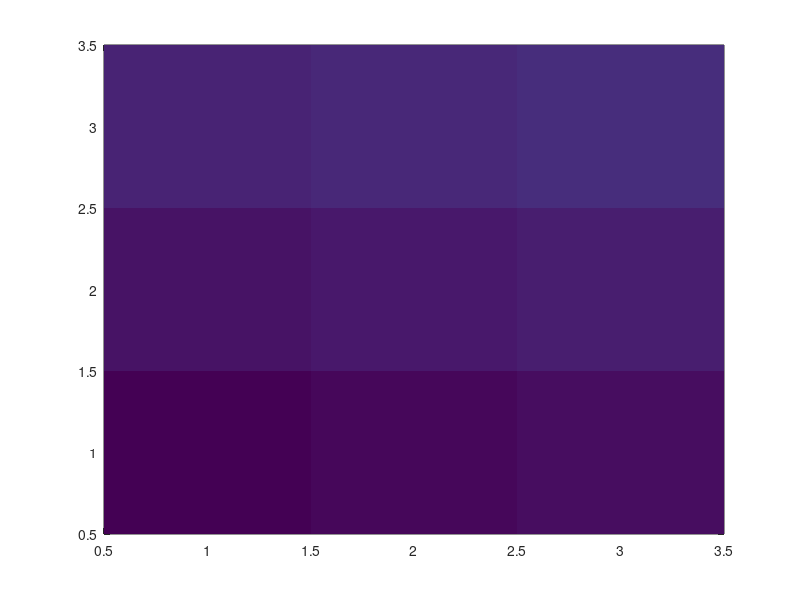

Reproduce this figure in MATLAB. (Note: this script raises an error after producing the figure.)
C = [0 2 4 6; 8 10 12 14; 16 18 20 22];
image(C)
colorbar

%%
image(C, 'CDataMapping', 'scaled')
colorbar

%%
x = [5 8];
y = [3 6];
C = [0 2 4 6; 8 10 12 14; 16 18 20 22];
image(x, y, C)

%%
C = zeros(3, 3, 3);
C(:, :, 1) = [.1 .2 .3;
    .4 .5 .6;
    .7 .8 .9];
image(C)

%%
plot(1:3)
hold on;
C = [1 2 3; 
    4 5 6;
    7 8 9];
im = image(C);
im.AlphaData = 0.5;

%% 
C = imread('ngc6543a.jpg');
image(C);

%%
Z = 10 + peaks;
surf(Z);
hold on;
image(Z, 'CDataMapping', 'scaled');